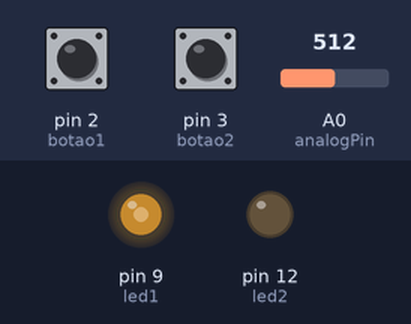
The sketch below on a simulated Arduino Uno, built with avr-gcc and run on an emulated ATmega328P. Parts: output pins drawn as LEDs (lit = HIGH). The inputs (shaded band) are chosen by the test bench; at power-on: A0 (analogPin) = 512, pin 2 (botao1) HIGH, pin 3 (botao2) HIGH.

Above: at 1.2 s.
1.3 s: A0 (analogPin) set to 716
At 1.9 s:
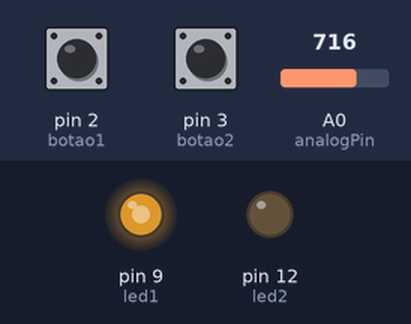
2.8 s: pin 2 (botao1) pulled LOW for 0.15 s
At 3.7 s:
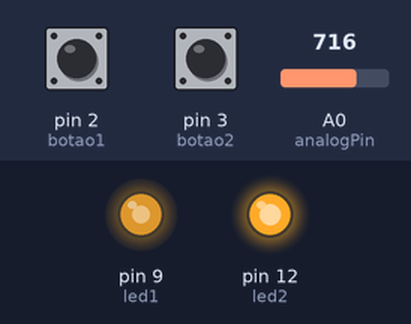
4.4 s: pin 3 (botao2) pulled LOW for 0.15 s
At 4.9 s:
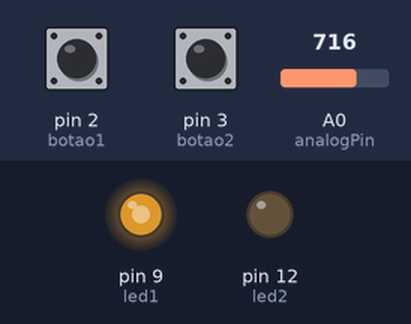
6.0 s: A0 (analogPin) set to 900
At 6.7 s:
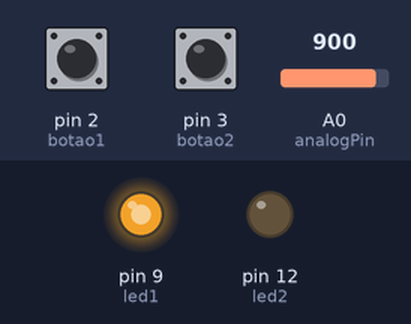
7.5 s: pin 2 (botao1) pulled LOW for 1 s
At 8.5 s:
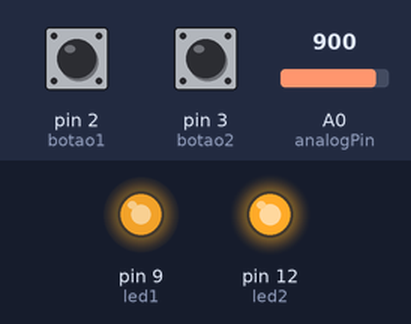
10.0 s: pin 3 (botao2) pulled LOW for 1 s
At 10.4 s:
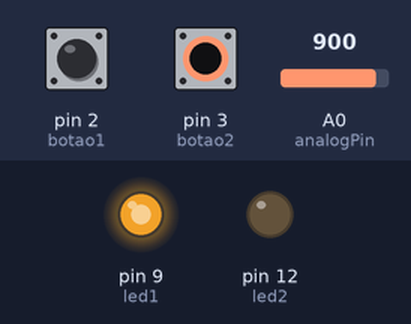
Timing chart, 0 to 13.0 s (numbered marks = the images above; inputs shaded):
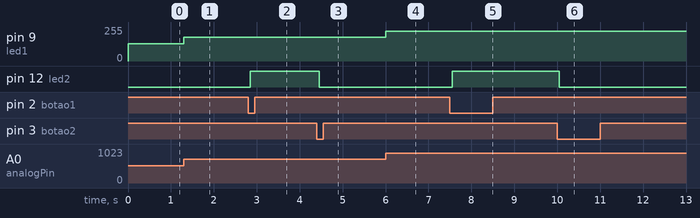

Measured:
- after the input at 1.3 s, pin 9 (led1): 128/255 → 179/255 at once
- after the input at 2.8 s, pin 12 (led2): LOW → HIGH after 0.05 s
- after the input at 4.4 s, pin 12 (led2): HIGH → LOW after 0.05 s
- after the input at 6.0 s, pin 9 (led1): 179/255 → 225/255 at once
- after the input at 7.5 s, pin 12 (led2): LOW → HIGH after 0.05 s
- after the input at 10.0 s, pin 12 (led2): HIGH → LOW after 0.05 s

The sketch:

potenciometro_ligando_tres_leds.ino
```cpp
const int led1 = 9;
const int led2 = 12;
const int botao1 = 2;
const int botao2 = 3;
const int analogPin = A0;

bool holding = false;
int valorcongelado = 0;

void setup() {
pinMode(led1, OUTPUT);
pinMode(led2, OUTPUT);
pinMode(botao1,  INPUT_PULLUP);
pinMode(botao2, INPUT_PULLUP);
Serial.begin(115200);
}
void loop(){
   if (digitalRead(botao1) == LOW) {
    delay(50);
    if(digitalRead(botao1) ==LOW) {
      valorcongelado = analogRead(analogPin) / 4;
      holding = true;
      digitalWrite(led2, HIGH);
      while(digitalRead(botao1) == LOW);
    }
  }
  if (digitalRead(botao2) == LOW){
    delay(50);
    if (digitalRead(botao2) == LOW){
      holding = false;
      digitalWrite(led2, LOW);
      while (digitalRead(botao2) == LOW);
    }
  }

 if (holding){
  analogWrite(led1, valorcongelado);
  } else {
    int val = analogRead(analogPin)/ 4;
    analogWrite(led1, val);

  }

}
```
